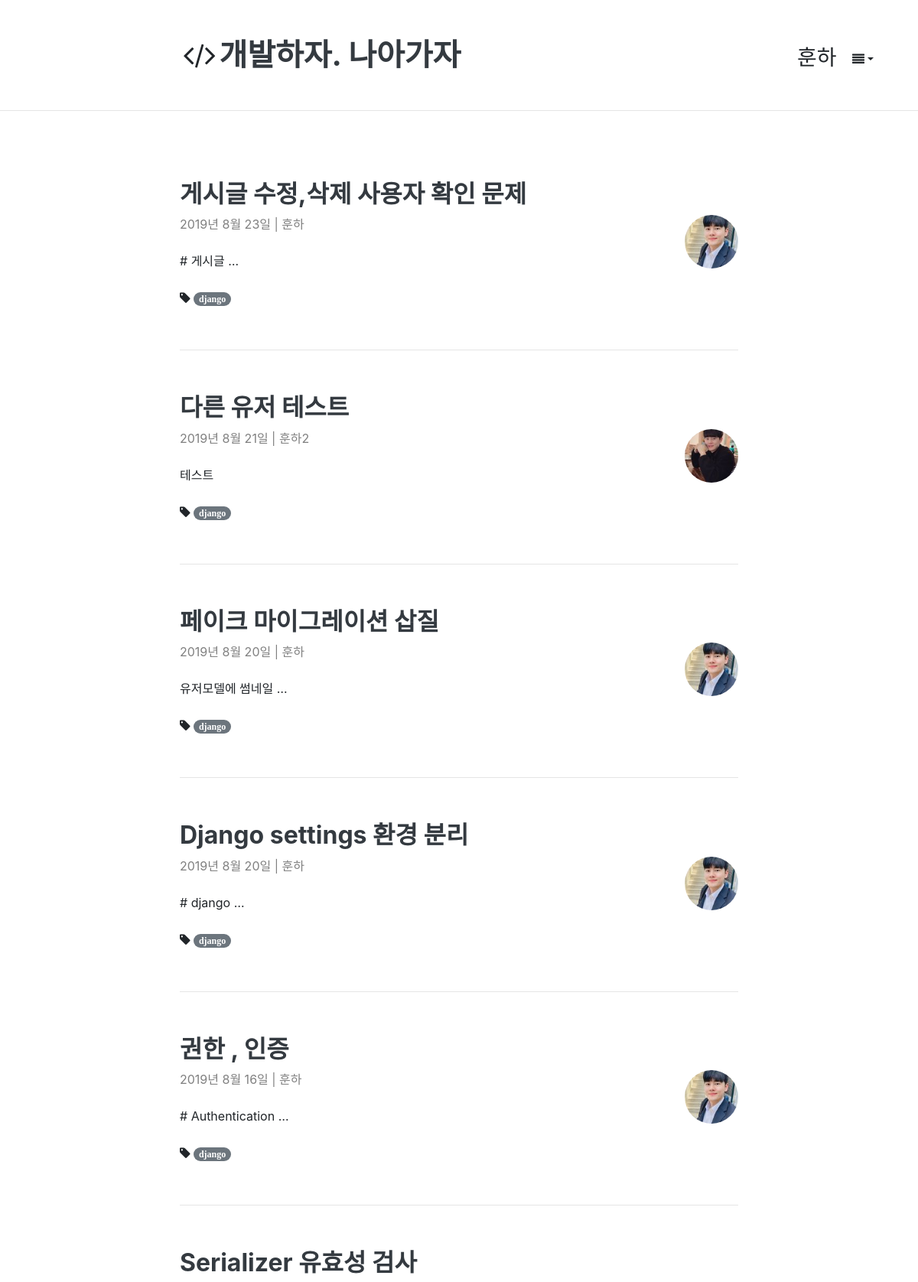
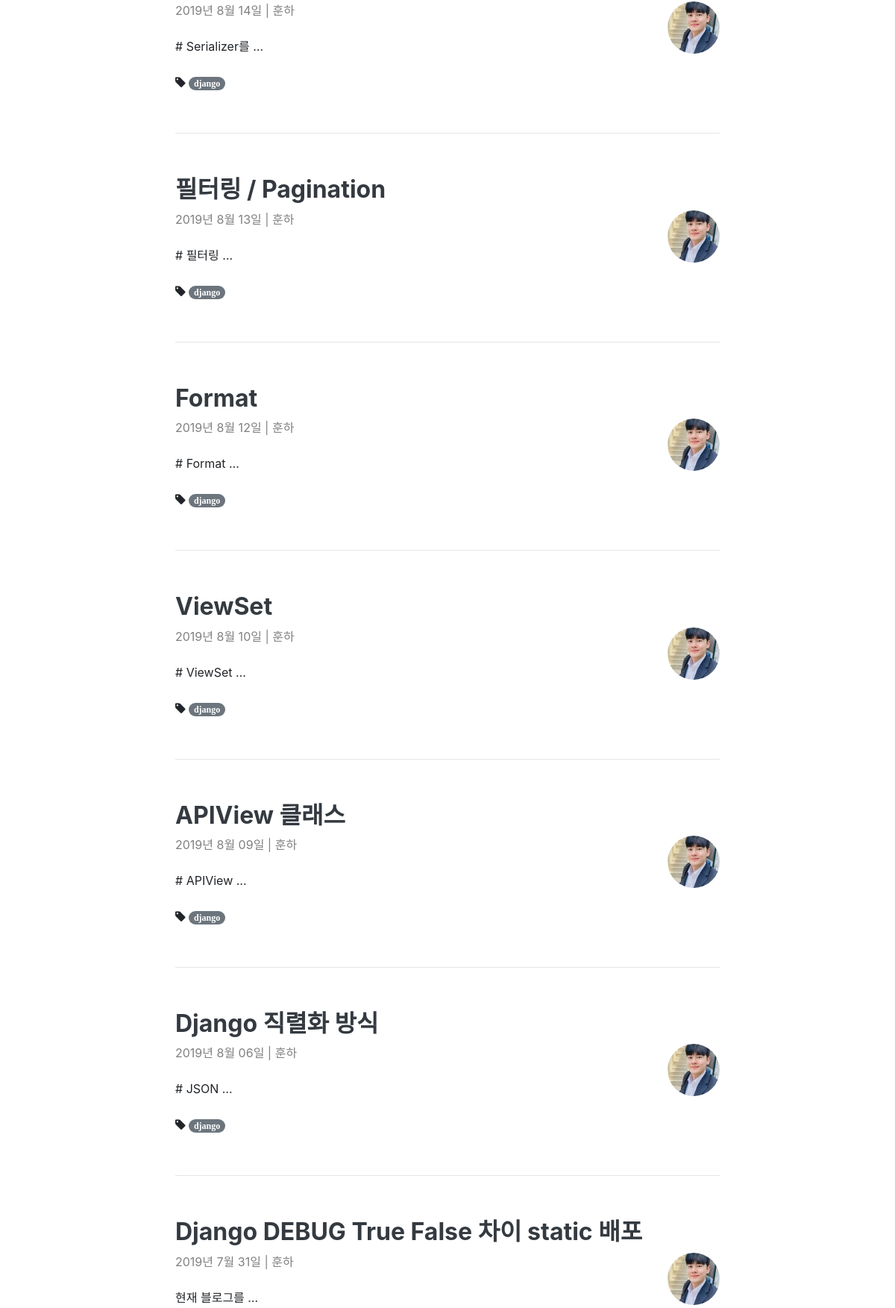
Page /django/ (signed in, upper part) on the committed database (2 pictures, top to bottom).
### account/models.py (models this page shows, shortened)
class Account(AbstractBaseUser, PermissionsMixin):
    email = models.EmailField(
        verbose_name=('email address'),
        max_length=255,
        unique=True,
    )
    username = models.CharField(('username'), max_length=30,
                                help_text=('Requierd. 30 characters or fewer. Letters, digits'
                                           ' and ./+/-/_ only'),
                                validators=[  # 정규식을 통한 특수문자 제외
                                    validators.RegexValidator(r'^[\w.+-]+$', ('Enter a valid username.'), 'invalid')
                                ])
    is_staff = models.BooleanField(('staff status'), default=False,
                                   help_text='Designates whether the user can log into this admin site')
    is_active = models.BooleanField(('active'), default=True,
                                    help_text='Designates whether this user should be treated as '
                                              'active. Unselect this instead of deleting accounts.')
    date_joined = models.DateTimeField(('date joined'), default=timezone.now)
    thumbnail = ProcessedImageField(blank=True, upload_to="profile" , null=True, processors=[ResizeToFill(100,100)],
                                    format='JPEG', options={'quality': 80})
    created_at = models.DateTimeField(auto_now_add=True)
    updated_at = models.DateTimeField(auto_now=True)
    object = AccountManager()
    USERNAME_FIELD = 'email'
    REQUIRED_FIELDS = ['username']
    class Meta:
        verbose_name = ('user')
        verbose_name_plural = ('users')
        swappable = 'AUTH_USER_MODEL'

### blog/models.py (models this page shows, shortened)
class Post(models.Model):
    author = models.ForeignKey(Account , on_delete=models.CASCADE)
    title = models.CharField(max_length=100, verbose_name = 'Title' , help_text = 'Please enter a posting title')
    text = models.TextField(verbose_name='Contents')
    photo = ProcessedImageField(blank=True, upload_to = 'blog/post/%Y' ,processors = [Thumbnail(300,300)],format='JPEG' ,options={'quality': 60})
    created_date= models.DateTimeField(default =timezone.now)
    published_date = models.DateTimeField(blank=True , null=True)
    tags = models.CharField(max_length=100, blank=True)
    class Meta:
        ordering = ['-id']
    def get_absolute_url(self):
        return reverse('post_detail', args=[self.id])

### blog/views.py (the view)
# urls.py: path('<tags>/', views.post_tags, name='post_tags'),
def post_tags(request, tags):
    posts = Post.objects.select_related('author').filter(tags__contains=tags)
    context = {
        'tags': tags,
        'posts': posts
    }
    return render(request, 'blog/post_tags.html', context)

### blog/templates/blog/post_tags.html
{% extends 'blog/layout.html' %}
{% block content %}
    <div class="container">
        <div class="row">
             <div class="col-md-2"></div>
            <div class="col-md-8">
                 {% for post in posts %}
                    <div class="blog-post">
                        <div class="blog-post-title">
                            <h2><a href="{{ post.get_absolute_url }}" class="text-dark"><b>{{ post.title }}</b></a>
                            </h2>
                        </div>
                        <div class="blog-post-meta">
                            <div class="post-author" style="color: gray;">
                                <img src="{{ post.author.thumbnail.url }}" alt=""
                                     style="float: right; width: 70px; border-radius: 50%">{{ post.created_date|date:"Y년 M d일" }}
                                | {{ post.author.username }}
                            </div>
                        </div>
                        <br>
                        <div class="post-summary" style="font-size:1rem">{{ post.text|truncatewords_html:2 }}</div>
                        <br>
                        <i class="fa fa-tag" title="tags">
                            {% if post.tags %}
                                <a class="badge badge-pill badge-secondary"
                                   href="{% url "post_tags" post.tags %}">{{ post.tags }}</a>
                            {% else %}
                                <a href=""></a>
                            {% endif %}
                        </i>
                    </div>
                    <hr/>
                {% endfor %}
            </div>
        </div>
    </div>
{% endblock %}

### templates/layout.html (shortened to what this page needs)
<!DOCTYPE html>
<html lang="ko">
<head>
    <link rel="stylesheet" href="https://stackpath.bootstrapcdn.com/bootstrap/4.3.1/css/bootstrap.min.css"
/>
    <link rel="stylesheet" href="//stackpath.bootstrapcdn.com/font-awesome/4.7.0/css/font-awesome.min.css"/>
    <link rel="stylesheet" href="https://uicdn.toast.com/tui-editor/latest/tui-editor.css">
    <link rel="stylesheet" href="https://uicdn.toast.com/tui-editor/latest/tui-editor-contents.css">
    <link rel="stylesheet" href="https://cdnjs.cloudflare.com/ajax/libs/codemirror/5.33.0/codemirror.css">
    <link rel="stylesheet" href="https://cdnjs.cloudflare.com/ajax/libs/highlight.js/9.12.0/styles/github.min.css">
</head>
<body>
<header class="site-header">
    <div class="container">
        <div class="row">
            <div class="col-md-2"></div>
            <div class="col-md-10">
                <br>
                <br>
                <h3 class="float-right">
                    <div class="page-header" style="margin-top: 10px">
                        {% if user.is_staff %}
                            {{ user.username }}
                        {% endif %}
                        <button class="btn dropdown-toggle" data-toggle="dropdown" id="dropdownmenu" role="button"
                                aria-haspopup="true"
                                aria-expanded="false"><i class="fa fa-align-justify"></i></button>
                    </div>
                </h3>
                <h1 class="blog-title" style="text-align: left"><i class="fa fa-fw fa-code"></i><a class="text-dark"
                                                                                                   href="{% url 'post_list' %}"><b>개발하자.
                    나아가자</b></a>
                </h1>
                <br>
            </div>
        </div>
    </div>
</header>
<hr style="margin-bottom: 50px">
{% block content %}
{% endblock %}
{% block extra_body %}
{% endblock %}
</body>
</html>

### blog/static/blog/post_list.css (style rules this page uses)
.blog-post { padding-top: 40px; padding-bottom: 40px; }

### templates/layout.html (style rules this page uses)
html { position: relative; min-height: 100%; }
body { margin-bottom: 60px; min-height: 100%; }

### rows in the picture
Account: username "훈하"
Post: title "게시글 수정,삭제 사용자 확인 문제", author.thumbnail (picture), created_date "2019년 8월 23일", author.username "훈하", text "# 게시글 …", tags "django"
Post: title "다른 유저 테스트", author.thumbnail (picture), created_date "2019년 8월 21일", author.username "훈하2", text "테스트", tags "django"
Post: title "페이크 마이그레이션 삽질", author.thumbnail (picture), created_date "2019년 8월 20일", author.username "훈하", text "유저모델에 썸네일 …", tags "django"
Post: title "Django settings 환경 분리", author.thumbnail (picture), created_date "2019년 8월 20일", author.username "훈하", text "# django …", tags "django"
Post: title "권한 , 인증", author.thumbnail (picture), created_date "2019년 8월 16일", author.username "훈하", text "# Authentication …", tags "django"
Post: title "Serializer 유효성 검사", author.thumbnail (picture), created_date "2019년 8월 14일", author.username "훈하", text "# Serializer를 …", tags "django"
Post: title "필터링 / Pagination", author.thumbnail (picture), created_date "2019년 8월 13일", author.username "훈하", text "# 필터링 …", tags "django"
Post: title "Format", author.thumbnail (picture), created_date "2019년 8월 12일", author.username "훈하", text "# Format …", tags "django"
Post: title "ViewSet", author.thumbnail (picture), created_date "2019년 8월 10일", author.username "훈하", text "# ViewSet …", tags "django"
Post: title "APIView 클래스", author.thumbnail (picture), created_date "2019년 8월 09일", author.username "훈하", text "# APIView …", tags "django"
Post: title "Django 직렬화 방식", author.thumbnail (picture), created_date "2019년 8월 06일", author.username "훈하", text "# JSON …", tags "django"
Post: title "Django DEBUG True False 차이 static 배포", author.thumbnail (picture), created_date "2019년 7월 31일", author.username "훈하", text "현재 블로그를 …"
